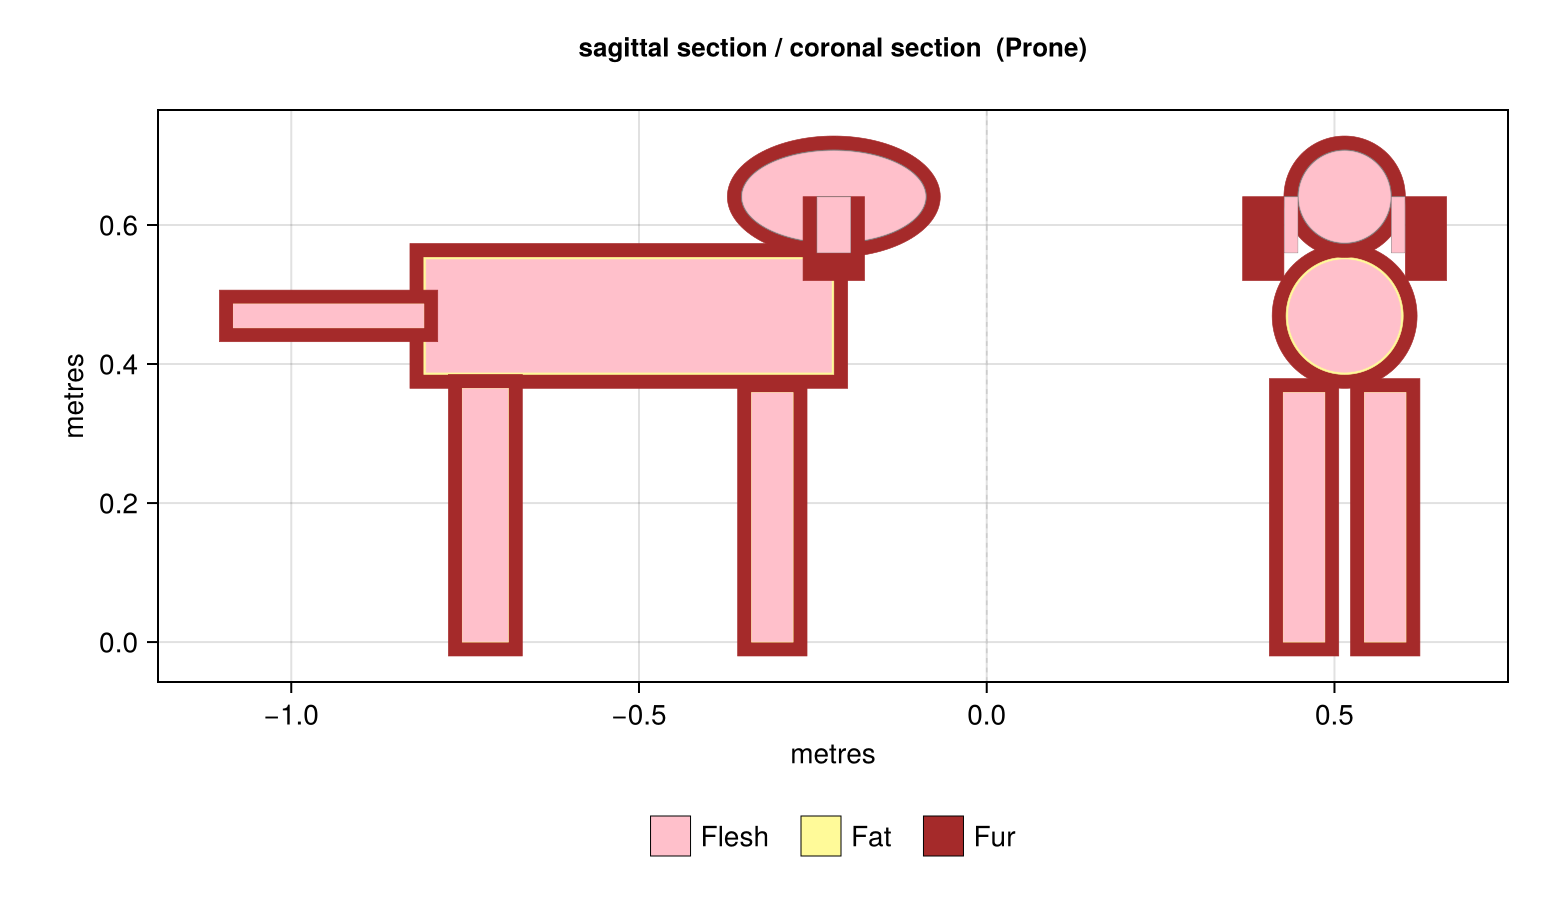

The script that saved this image:
# dog.jl
#
# Multi-part quadruped (dog) body: head + torso + 4 legs, prone posture.
# Head is an Ellipsoid; torso and legs are Cylinders.
#
# Run from the repository root:
#   julia --project=examples examples/dog.jl
#
# Output: examples/dog.png  (when interactive = false)

using BiophysicalGeometry
using Unitful
using Printf

# ── Backend ───────────────────────────────────────────────────────────────────
interactive = false

if interactive
    using GLMakie
else
    using CairoMakie
end

import BiophysicalGeometry: Cylinder, Ellipsoid

# ── Body parameters ───────────────────────────────────────────────────────────
mass    = 25.0u"kg"
density = 990.0u"kg/m^3"
fat_ρ   = 900.0u"kg/m^3"

# Typical short-haired dog fur: 20 mm depth, 50 µm diameter, 1e8 hairs/m²
fur_dog  = Fur(20e-3u"m", 5e-5u"m", 1e8u"m^-2")
fat_body = Fat(0.10, fat_ρ)   # 10% body fat
fat_head = Fat(0.05, fat_ρ)   #  5% head fat
fat_legs = Fat(0.05, fat_ρ)   #  5% leg fat

dog = Organism(
    parts = (
        head       = BodyPart(Body(Ellipsoid(mass * 0.10,  density, 2.0, 1.0), CompositeInsulation(fur_dog, fat_head)), 1),
        torso      = BodyPart(Body(Cylinder( mass * 0.52,  density, 3.5),       CompositeInsulation(fur_dog, fat_body)), 1),
        legs_fore  = BodyPart(Body(Cylinder( mass * 0.04,  density, 6.0),       CompositeInsulation(fur_dog, fat_legs)), 2),
        legs_hind  = BodyPart(Body(Cylinder( mass * 0.05,  density, 5.5),       CompositeInsulation(fur_dog, fat_legs)), 2),
        tail       = BodyPart(Body(Cylinder( mass * 0.01,  density, 8.0),       CompositeInsulation(fur_dog, Fat(0.02, fat_ρ))), 1),
        ears       = BodyPart(Body(Plate(    mass * 0.003, density, 0.6, 2.5),  CompositeInsulation(fur_dog, fat_head)), 2),
    ),
    joins = (
        Join(:torso, :head,      :forward, 0.5),           # head in front, neck truncation at 50%
        Join(:torso, :legs_fore, :lateral, 0.0, π/2, 0.7), # fore legs at shoulder (70% toward front)
        Join(:torso, :legs_hind, :lateral, 0.0, π/2, -0.7),# hind legs at hip (70% toward rear)
        Join(:torso, :tail,      :back,    0.0),            # tail extends from rear of torso
        Join(:head,  :ears,      :top,     0.0),            # ears sit on top of head
    )
)

# ── Geometry summary ──────────────────────────────────────────────────────────
geom = geometry(dog)
println("Dog geometry (25 kg):")
println("  Total surface area : ", round(typeof(1.0u"cm^2"), geom.total_area, digits=1))
println("  Total volume       : ", round(typeof(1.0u"L"),    geom.total_volume * 1000u"L/m^3", digits=2))
println("\nArea fractions by part:")
for (name, frac) in pairs(geom.area_fractions)
    @printf "  %-12s  %.1f %%\n" name (frac * 100)
end

# ── Plot ──────────────────────────────────────────────────────────────────────
fig = plot_organism(dog, Prone())

if interactive
    screen = display(fig)
    println("Close the window to exit.")
    wait(screen)
else
    outfile = joinpath(@__DIR__, "dog.png")
    save(outfile, fig; px_per_unit=2)
    println("\nSaved: $outfile")
end
